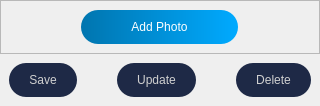
           <widget class="QWidget" name="widget_7" native="true">
            <layout class="QVBoxLayout" name="verticalLayout_4">
             <property name="spacing">
              <number>0</number>
             </property>
             <property name="leftMargin">
              <number>0</number>
             </property>
             <property name="topMargin">
              <number>0</number>
             </property>
             <property name="rightMargin">
              <number>0</number>
             </property>
             <property name="bottomMargin">
              <number>0</number>
             </property>
             <item>
              <widget class="QFrame" name="frame_14">
               <property name="frameShape">
                <enum>QFrame::StyledPanel</enum>
               </property>
               <property name="frameShadow">
                <enum>QFrame::Raised</enum>
               </property>
               <layout class="QHBoxLayout" name="horizontalLayout_11">
                <item alignment="Qt::AlignHCenter">
                 <widget class="QPushButton" name="addPhoto">
                  <property name="styleSheet">
                   <string notr="true">QPushButton{border-style:none;
background-color: qlineargradient(spread:pad, x1:1, y1:0, x2:0, y2:0, stop:0 rgba(0, 170, 255, 255), stop:1 rgba(0, 117, 175, 255));
padding-top:10;
padding-bottom:10;
padding-left:50;
padding-right:50;
font: 75 9pt &quot;Arial&quot;;
color: rgb(255, 255, 255);
border-radius:17
}
QPushButton::hover{
background-color: qlineargradient(spread:pad, x1:1, y1:0, x2:0, y2:0, stop:0 rgba(0, 130, 195, 255), stop:1 rgba(0, 100, 147, 255));
}</string>
                  </property>
                  <property name="text">
                   <string>Add Photo</string>
                  </property>
                 </widget>
                </item>
               </layout>
              </widget>
             </item>
             <item>
              <widget class="QFrame" name="frame_16">
               <property name="styleSheet">
                <string notr="true">
border-radius:10</string>
               </property>
               <property name="frameShape">
                <enum>QFrame::StyledPanel</enum>
               </property>
               <property name="frameShadow">
                <enum>QFrame::Raised</enum>
               </property>
               <layout class="QHBoxLayout" name="horizontalLayout_13">
                <property name="spacing">
                 <number>40</number>
                </property>
                <item>
                 <widget class="QPushButton" name="save">
                  <property name="styleSheet">
                   <string notr="true">background-color: rgb(30, 41, 70);
color: rgb(208, 208, 208);
padding-left:20px;
padding-right:20px;
padding-top:10px;
padding-bottom:10px;
border-radius:17;
font: 10pt &quot;arial&quot;;</string>
                  </property>
                  <property name="text">
                   <string>Save</string>
                  </property>
                 </widget>
                </item>
                <item>
                 <widget class="QPushButton" name="pushButton_6">
                  <property name="styleSheet">
                   <string notr="true">background-color: rgb(30, 41, 70);
color: rgb(208, 208, 208);
padding-left:20px;
padding-right:20px;
padding-top:10px;
padding-bottom:10px;
border-radius:17;
font: 10pt &quot;arial&quot;;</string>
                  </property>
                  <property name="text">
                   <string>Update</string>
                  </property>
                 </widget>
                </item>
                <item>
                 <widget class="QPushButton" name="delete_2">
                  <property name="styleSheet">
                   <string notr="true">background-color: rgb(30, 41, 70);
color: rgb(208, 208, 208);
padding-left:20px;
padding-right:20px;
padding-top:10px;
padding-bottom:10px;
border-radius:17;
font: 10pt &quot;arial&quot;;</string>
                  </property>
                  <property name="text">
                   <string>Delete</string>
                  </property>
                 </widget>
                </item>
               </layout>
              </widget>
             </item>
            </layout>
           </widget>
